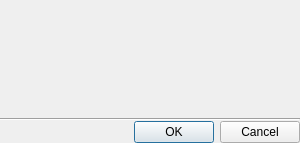
<?xml version="1.0" encoding="UTF-8"?>
<ui version="4.0">
 <class>DisconnectFromCloudDialog</class>
 <widget class="QDialog" name="UnlinkFromCloudDialog">
  <property name="geometry">
   <rect>
    <x>0</x>
    <y>0</y>
    <width>300</width>
    <height>143</height>
   </rect>
  </property>
  <layout class="QVBoxLayout" name="mainLayout">
   <property name="spacing">
    <number>0</number>
   </property>
   <property name="leftMargin">
    <number>0</number>
   </property>
   <property name="topMargin">
    <number>0</number>
   </property>
   <property name="rightMargin">
    <number>0</number>
   </property>
   <property name="bottomMargin">
    <number>0</number>
   </property>
   <item>
    <layout class="QHBoxLayout" name="contentLayout" stretch="0,1">
     <property name="spacing">
      <number>16</number>
     </property>
     <property name="sizeConstraint">
      <enum>QLayout::SetMinAndMaxSize</enum>
     </property>
     <property name="leftMargin">
      <number>16</number>
     </property>
     <property name="topMargin">
      <number>16</number>
     </property>
     <property name="rightMargin">
      <number>16</number>
     </property>
     <property name="bottomMargin">
      <number>16</number>
     </property>
     <item alignment="Qt::AlignTop">
      <widget class="QLabel" name="iconLabel">
       <property name="sizePolicy">
        <sizepolicy hsizetype="Fixed" vsizetype="Fixed">
         <horstretch>0</horstretch>
         <verstretch>0</verstretch>
        </sizepolicy>
       </property>
       <property name="text">
        <string notr="true"/>
       </property>
      </widget>
     </item>
     <item>
      <layout class="QVBoxLayout" name="verticalLayout">
       <property name="spacing">
        <number>8</number>
       </property>
       <item>
        <widget class="QLabel" name="mainLabel">
         <property name="font">
          <font>
           <weight>75</weight>
           <bold>true</bold>
          </font>
         </property>
         <property name="text">
          <string notr="true"/>
         </property>
         <property name="wordWrap">
          <bool>true</bool>
         </property>
        </widget>
       </item>
       <item>
        <widget class="QLabel" name="informativeLabel">
         <property name="text">
          <string notr="true"/>
         </property>
         <property name="wordWrap">
          <bool>true</bool>
         </property>
        </widget>
       </item>
      </layout>
     </item>
    </layout>
   </item>
   <item>
    <widget class="Line" name="line">
     <property name="orientation">
      <enum>Qt::Horizontal</enum>
     </property>
    </widget>
   </item>
   <item>
    <widget class="QDialogButtonBox" name="buttonBox">
     <property name="orientation">
      <enum>Qt::Horizontal</enum>
     </property>
     <property name="standardButtons">
      <set>QDialogButtonBox::Cancel|QDialogButtonBox::Ok</set>
     </property>
    </widget>
   </item>
  </layout>
 </widget>
 <resources/>
</ui>
